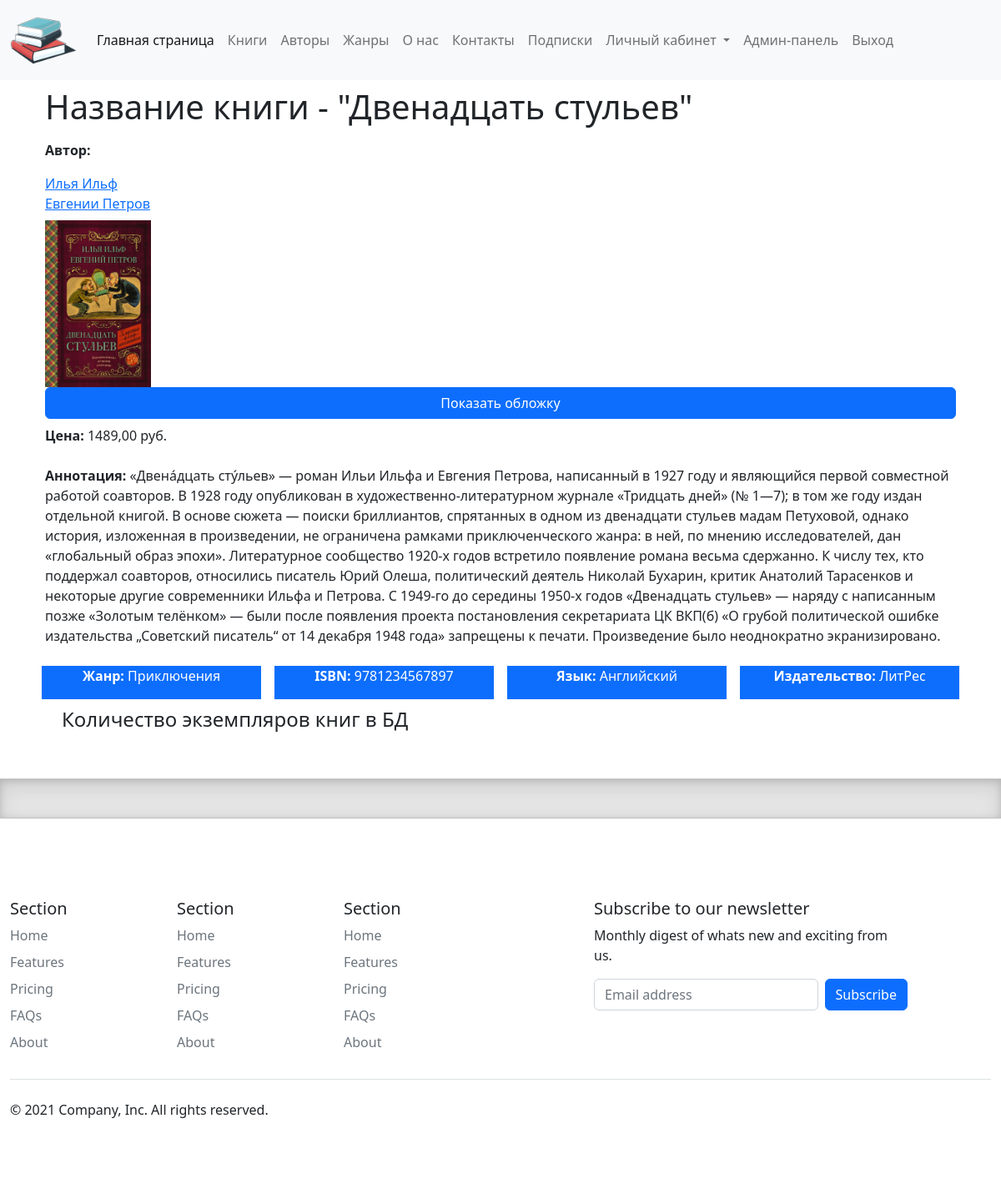
The app's page /books/10/ (signed in) with its own data.
### catalog/models.py (models this page shows, shortened)
class Book(models.Model):
    title = models.CharField(max_length=200, help_text="Введите название книги", verbose_name="Название книги")
    genre = models.ForeignKey('Genre', on_delete=models.CASCADE, help_text="Выберете жанр для книги", verbose_name="Жанр книги", null=True)
    language = models.ForeignKey('Language', on_delete=models.CASCADE, help_text="Выберете язык книги", verbose_name="Язык книги", null=True)
    publisher = models.ForeignKey('Publisher', on_delete=models.CASCADE, help_text="Выберете издательство", verbose_name="Издаьельство", null=True)
    year = models.CharField(max_length=4, help_text="Выберете год издания", verbose_name="Год издания")
    author = models.ManyToManyField('Author', help_text="Выберете автора (авторов) книги", verbose_name="Автор (авторы) книги")
    summary = models.TextField(max_length=1200, help_text="Введите краткое описание книги", verbose_name="Описание книги")
    isbn = models.CharField(max_length=13, help_text="Должно содержать 13 символов", verbose_name="ISBN книги")
    price = models.DecimalField(decimal_places=2, max_digits=7, help_text="Введите цену книги", verbose_name="Цeнa (руб.)")
    photo = models.ImageField(upload_to="images", help_text="Загрузите изображение обложки", verbose_name="Изображение обложки", null=True, blank=True)
    def display_author(self):
        return ', '.join([author.last_name for author in self.author.all()])
    display_author.short_description = 'Авторы'

class Author(models.Model):
    first_name = models.CharField(max_length=100, help_text="Введите имя автора", verbose_name="Имя автора")
    last_name = models.CharField(max_length=100, help_text="Введите фамилию автора", verbose_name="Фамилия автора")
    date_of_birth = models.DateField(help_text="Введите дату рождения", verbose_name="Дата рождения", null=True, blank=True)
    about = models.TextField(help_text="Введите сведения об авторе", verbose_name="Сведения об авторе")
    photo = models.ImageField(upload_to="images", help_text="Загрузите фото автора", verbose_name="Фото автора", null=True, blank=True)

class Genre(models.Model):
    name = models.CharField(max_length=200, help_text="Введите жанр книги", verbose_name="Жанр книги")
    about = models.TextField(help_text="Введите сведения о жанре", verbose_name="Сведения о жанре", null=True)
    def __str__(self):
        return self.name

class Language(models.Model):
    name = models.CharField(max_length=20, help_text="Введите язык книги", verbose_name="Язык книги")
    def __str__(self):
        return self.name

class Publisher(models.Model):
    name = models.CharField(max_length=20, help_text=" Введите наименование издательства", verbose_name="Издательство")
    def __str__(self):
        return self.name

### catalog/views.py (the view)
# urls.py: path('books/<int:pk>/', views.BookDetailView.as_view(), name='book-detail'),
class BookDetailView(LoginRequiredMixin, DetailView):
    raise_exception = True
    model = Book
    context_object_name = 'book'

### templates/catalog/book_detail.html (shortened to what this page needs)
{% extends "catalog/base.html" %}
{% block content %}
<div class="container text-start">
    <div class="row my-2">
        <h1>Название книги - "{{ book.title }}"</h1>
    </div>
    <div class="row my-2">
        <p><strong>Aвтop:</strong></p>
        {%  for author in book.author.all %}
            <a href="/author/{{ author.id }}">{{ author.first_name }} {{ author.last_name }}</a>
        {% endfor %}
    </div>
    <img src="{{ book.photo.url }}" alt="connect" style="max-height: 200px">
    <br>
    <a href="{{ book.photo.url }}" class="btn btn-primary" target="_blank">Показать обложку</a>
    <div class="row my-2">
        <div class="col">
            <p><strong>Цeнa:</strong> {{ book.price }} руб.</p>
        </div>
    </div>
    <div class="row my-2">
        <p><strong>Aннoтaция:</strong> {{ book.summary }}</p>
    </div>
    <div class="row my-2">
        <div class="col mx-2 bg-primary text-white text-center">
            <p><strong>Жaнp:</strong> {{ book.genre }}</p>
        </div>
        <div class="col mx-2 bg-primary text-white text-center">
            <p><strong>ISBN:</strong> {{ book.isbn }}</p>
        </div>
        <div class="col mx-2 bg-primary text-white text-center">
            <p><strong>Язык:</strong> {{ book.language }}</p>
        </div>
        <div class="col mx-2 bg-primary text-white text-center">
            <p><strong>Издaтeльcтвo:</strong> {{ book.publisher }}</p>
        </div>
    </div>
    <div style="margin-left:20px; margin-top:10px">
        <h4>Количество экземпляров книг в БД</h4>
    </div>
</div>
{% endblock content %}

### static/css/style.css (style rules this page uses)
.btn { margin: 0 auto; display: block; text-align: center; }

### records on screen
Book: title "Двенадцать стульев", photo (picture), price "1489,00", summary "«Двена́дцать сту́льев» — роман Ильи Ильфа и Евгения Петрова, написанный в 1927 году и являющийся первой совместной работой соавторов. В 1928 году опубликован в художественно-литературном журнале «Тридцать дней» (№ 1—7); в том же году издан отдельной книгой. В основе сюжета — поиски бриллиантов, спрятанных в одном из двенадцати стульев мадам Петуховой, однако история, изложенная в произведении, не ограничена рамками приключенческого жанра: в ней, по мнению исследователей, дан «глобальный образ эпохи». Литературное сообщество 1920-х годов встретило появление романа весьма сдержанно. К числу тех, кто поддержал соавторов, относились писатель Юрий Олеша, политический деятель Николай Бухарин,…", genre "Приключения", isbn "9781234567897", language "Английский", publisher "ЛитРес"
Author: first_name "Илья", last_name "Ильф"
Author: first_name "Евгении", last_name "Петров"
